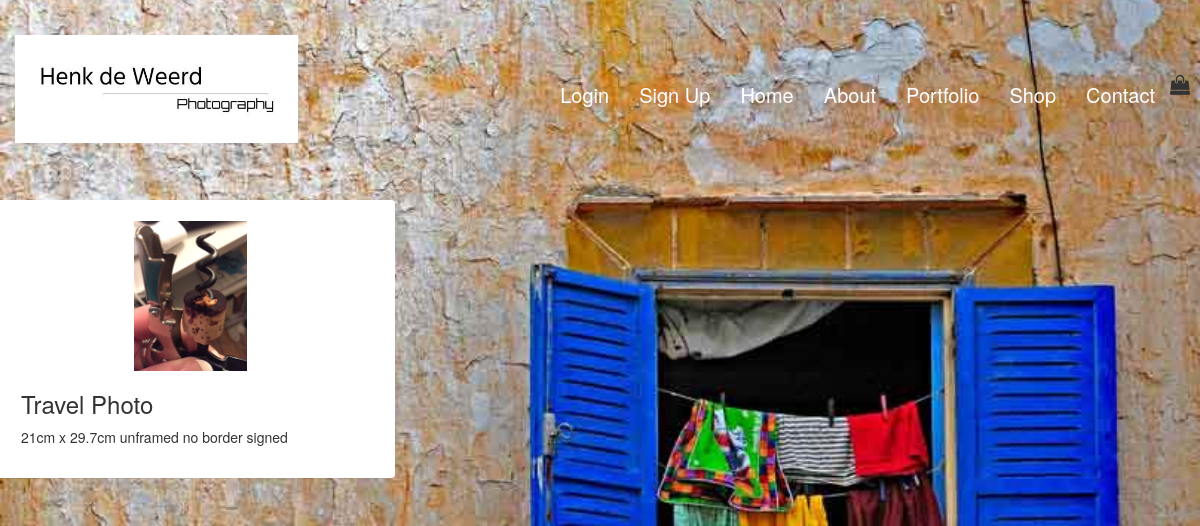
The app's page /products/portfolio/, older data.
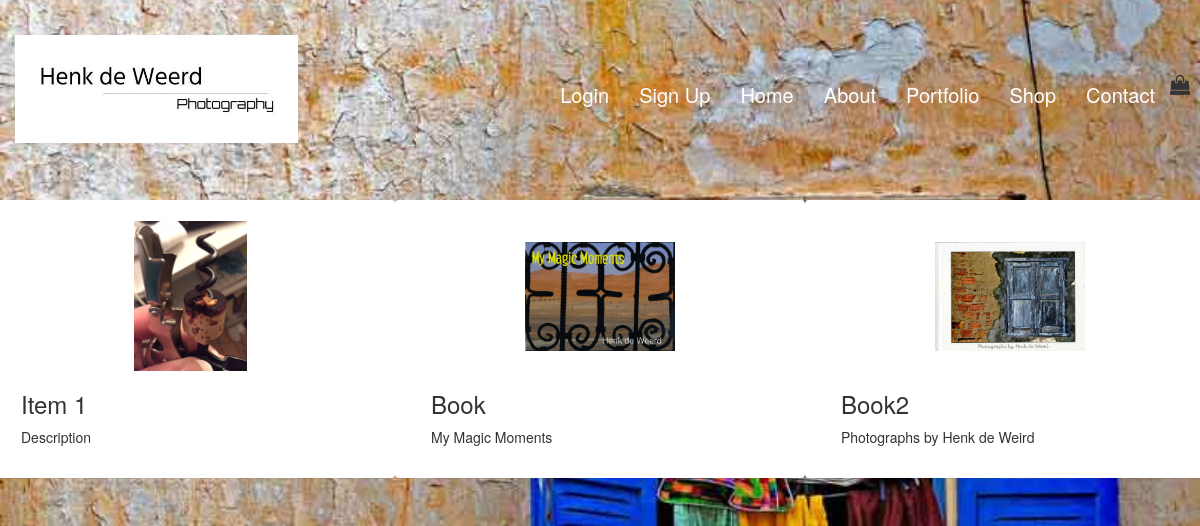
The same page, newer data.
### products/models.py (models this page shows, shortened)
class Product(models.Model):
    CANVAS_SIZES=[
          ( 'A4', 'A4 = 21 x 29.7cm'),
          ( 'A3','A3 = 29 x 42cm'),
          ( 'A3+','A3 = 32.9 x 48.3cm'),
       ]
    Bool_choices=[
            (False, 'No'),
            (True, 'Yes'),
        ]
    name = models.CharField(max_length=200, default = '')
    description = models.TextField()
    price = models.DecimalField(max_digits=6, decimal_places=2)
    image = models.ImageField(upload_to='images')
    size = models.CharField(max_length=20, choices=CANVAS_SIZES, default="A4")
    signed = models.BooleanField(choices=Bool_choices, default=True )

### products/views.py (the view)
def portfolio(request):
    products = Product.objects.all()
    return render(request,"portfolio.html", {"products":products})

### cart/context.py (called while the page is built)
def cart_contents(request):
    cart = request.session.get('cart', {})
    cart_items = []
    total = 0
    product_count = 0
    for id, quantity in cart.items():
        product = get_object_or_404(Product, pk=id)
        total += quantity * product.price
        product_count += quantity
        cart_items.append({ 'id':id, 'quantity':quantity, 'product':product})
    return {'cart_items': cart_items, 'total': total, 'product_count': product_count}

### products/templates/portfolio.html (shortened to what this page needs)
{% extends 'base.html' %}
{% load static from staticfiles %}
{% block content %}
{% block additional_styles %}
<div class="row row flex">
{% for product in products %}
<div class="col-xs-10 col-xs-offset-1 col-sm-offset-0 col-sm-sm-6 col-md-4 display panel panel-default">
   <div class="panel-body">
   <div class="products" style="background-image: url('{{ MEDIA_URL }}{{ product.image }}')"></div>
   <h3>{{ product.name }}</h3>
   <p class="product-description">{{ product.description }}</p>
   </div>
</div>
{% endfor %}
</div>
{% endblock %}
{% endblock %}

Row changes from the older to the newer data that the page shows:
changed Product: name "Travel Photo" → "Item 1"; description "21cm x 29.7cm unframed no border signed" → "Description"
added Product: image (picture), name "Book", description "My Magic Moments"
added Product: image (picture), name "Book2", description "Photographs by Henk de Weird"
